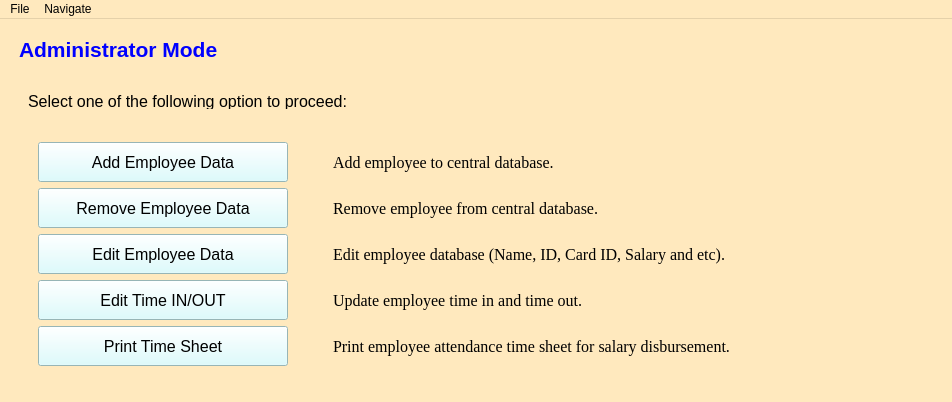
<?xml version="1.0" encoding="UTF-8"?>
<ui version="4.0">
 <class>Admin_Mode_0</class>
 <widget class="QMainWindow" name="Admin_Mode_0">
  <property name="geometry">
   <rect>
    <x>0</x>
    <y>0</y>
    <width>952</width>
    <height>401</height>
   </rect>
  </property>
  <property name="palette">
   <palette>
    <active>
     <colorrole role="Base">
      <brush brushstyle="SolidPattern">
       <color alpha="255">
        <red>255</red>
        <green>255</green>
        <blue>255</blue>
       </color>
      </brush>
     </colorrole>
     <colorrole role="Window">
      <brush brushstyle="SolidPattern">
       <color alpha="255">
        <red>255</red>
        <green>233</green>
        <blue>190</blue>
       </color>
      </brush>
     </colorrole>
    </active>
    <inactive>
     <colorrole role="Base">
      <brush brushstyle="SolidPattern">
       <color alpha="255">
        <red>255</red>
        <green>255</green>
        <blue>255</blue>
       </color>
      </brush>
     </colorrole>
     <colorrole role="Window">
      <brush brushstyle="SolidPattern">
       <color alpha="255">
        <red>255</red>
        <green>233</green>
        <blue>190</blue>
       </color>
      </brush>
     </colorrole>
    </inactive>
    <disabled>
     <colorrole role="Base">
      <brush brushstyle="SolidPattern">
       <color alpha="255">
        <red>255</red>
        <green>233</green>
        <blue>190</blue>
       </color>
      </brush>
     </colorrole>
     <colorrole role="Window">
      <brush brushstyle="SolidPattern">
       <color alpha="255">
        <red>255</red>
        <green>233</green>
        <blue>190</blue>
       </color>
      </brush>
     </colorrole>
    </disabled>
   </palette>
  </property>
  <property name="windowTitle">
   <string>Attendance Recorder System - Admin Mode</string>
  </property>
  <widget class="QWidget" name="centralwidget">
   <layout class="QHBoxLayout" name="horizontalLayout_3">
    <item>
     <spacer name="horizontalSpacer_3">
      <property name="orientation">
       <enum>Qt::Horizontal</enum>
      </property>
      <property name="sizeHint" stdset="0">
       <size>
        <width>40</width>
        <height>20</height>
       </size>
      </property>
     </spacer>
    </item>
    <item>
     <widget class="QFrame" name="frame_3">
      <property name="sizePolicy">
       <sizepolicy hsizetype="Expanding" vsizetype="Expanding">
        <horstretch>0</horstretch>
        <verstretch>0</verstretch>
       </sizepolicy>
      </property>
      <property name="frameShape">
       <enum>QFrame::NoFrame</enum>
      </property>
      <property name="frameShadow">
       <enum>QFrame::Raised</enum>
      </property>
      <layout class="QVBoxLayout" name="verticalLayout_6">
       <item>
        <spacer name="verticalSpacer_2">
         <property name="orientation">
          <enum>Qt::Vertical</enum>
         </property>
         <property name="sizeHint" stdset="0">
          <size>
           <width>20</width>
           <height>40</height>
          </size>
         </property>
        </spacer>
       </item>
       <item>
        <widget class="QLabel" name="label_am0_title">
         <property name="palette">
          <palette>
           <active>
            <colorrole role="WindowText">
             <brush brushstyle="SolidPattern">
              <color alpha="255">
               <red>0</red>
               <green>0</green>
               <blue>255</blue>
              </color>
             </brush>
            </colorrole>
           </active>
           <inactive>
            <colorrole role="WindowText">
             <brush brushstyle="SolidPattern">
              <color alpha="255">
               <red>0</red>
               <green>0</green>
               <blue>255</blue>
              </color>
             </brush>
            </colorrole>
           </inactive>
           <disabled>
            <colorrole role="WindowText">
             <brush brushstyle="SolidPattern">
              <color alpha="255">
               <red>120</red>
               <green>120</green>
               <blue>120</blue>
              </color>
             </brush>
            </colorrole>
           </disabled>
          </palette>
         </property>
         <property name="font">
          <font>
           <pointsize>16</pointsize>
           <weight>75</weight>
           <bold>true</bold>
          </font>
         </property>
         <property name="text">
          <string>Administrator Mode</string>
         </property>
         <property name="alignment">
          <set>Qt::AlignLeading|Qt::AlignLeft|Qt::AlignVCenter</set>
         </property>
        </widget>
       </item>
       <item>
        <widget class="QFrame" name="frame_am0_instruction">
         <property name="maximumSize">
          <size>
           <width>16777215</width>
           <height>50</height>
          </size>
         </property>
         <property name="font">
          <font>
           <family>Arial</family>
           <pointsize>12</pointsize>
          </font>
         </property>
         <property name="frameShape">
          <enum>QFrame::NoFrame</enum>
         </property>
         <property name="frameShadow">
          <enum>QFrame::Raised</enum>
         </property>
         <layout class="QVBoxLayout" name="verticalLayout_3">
          <item>
           <spacer name="verticalSpacer_14">
            <property name="orientation">
             <enum>Qt::Vertical</enum>
            </property>
            <property name="sizeType">
             <enum>QSizePolicy::MinimumExpanding</enum>
            </property>
            <property name="sizeHint" stdset="0">
             <size>
              <width>20</width>
              <height>30</height>
             </size>
            </property>
           </spacer>
          </item>
          <item>
           <widget class="QLabel" name="label_am0_instruction">
            <property name="text">
             <string>Select one of the following option to proceed:</string>
            </property>
           </widget>
          </item>
         </layout>
        </widget>
       </item>
       <item>
        <widget class="QFrame" name="frame_am0_option">
         <property name="sizePolicy">
          <sizepolicy hsizetype="Preferred" vsizetype="Expanding">
           <horstretch>0</horstretch>
           <verstretch>0</verstretch>
          </sizepolicy>
         </property>
         <property name="frameShape">
          <enum>QFrame::NoFrame</enum>
         </property>
         <property name="frameShadow">
          <enum>QFrame::Raised</enum>
         </property>
         <layout class="QHBoxLayout" name="horizontalLayout">
          <item>
           <spacer name="horizontalSpacer">
            <property name="orientation">
             <enum>Qt::Horizontal</enum>
            </property>
            <property name="sizeType">
             <enum>QSizePolicy::Maximum</enum>
            </property>
            <property name="sizeHint" stdset="0">
             <size>
              <width>20</width>
              <height>20</height>
             </size>
            </property>
           </spacer>
          </item>
          <item>
           <widget class="QFrame" name="frame">
            <property name="sizePolicy">
             <sizepolicy hsizetype="Preferred" vsizetype="Expanding">
              <horstretch>0</horstretch>
              <verstretch>0</verstretch>
             </sizepolicy>
            </property>
            <property name="frameShape">
             <enum>QFrame::NoFrame</enum>
            </property>
            <property name="frameShadow">
             <enum>QFrame::Raised</enum>
            </property>
            <layout class="QVBoxLayout" name="verticalLayout_4">
             <item>
              <widget class="QPushButton" name="pushButton_am1">
               <property name="minimumSize">
                <size>
                 <width>250</width>
                 <height>40</height>
                </size>
               </property>
               <property name="maximumSize">
                <size>
                 <width>500</width>
                 <height>60</height>
                </size>
               </property>
               <property name="palette">
                <palette>
                 <active>
                  <colorrole role="Button">
                   <brush brushstyle="SolidPattern">
                    <color alpha="255">
                     <red>212</red>
                     <green>253</green>
                     <blue>255</blue>
                    </color>
                   </brush>
                  </colorrole>
                  <colorrole role="Base">
                   <brush brushstyle="SolidPattern">
                    <color alpha="255">
                     <red>212</red>
                     <green>253</green>
                     <blue>255</blue>
                    </color>
                   </brush>
                  </colorrole>
                  <colorrole role="Window">
                   <brush brushstyle="SolidPattern">
                    <color alpha="255">
                     <red>212</red>
                     <green>253</green>
                     <blue>255</blue>
                    </color>
                   </brush>
                  </colorrole>
                 </active>
                 <inactive>
                  <colorrole role="Button">
                   <brush brushstyle="SolidPattern">
                    <color alpha="255">
                     <red>212</red>
                     <green>253</green>
                     <blue>255</blue>
                    </color>
                   </brush>
                  </colorrole>
                  <colorrole role="Base">
                   <brush brushstyle="SolidPattern">
                    <color alpha="255">
                     <red>212</red>
                     <green>253</green>
                     <blue>255</blue>
                    </color>
                   </brush>
                  </colorrole>
                  <colorrole role="Window">
                   <brush brushstyle="SolidPattern">
                    <color alpha="255">
                     <red>212</red>
                     <green>253</green>
                     <blue>255</blue>
                    </color>
                   </brush>
                  </colorrole>
                 </inactive>
                 <disabled>
                  <colorrole role="Button">
                   <brush brushstyle="SolidPattern">
                    <color alpha="255">
                     <red>212</red>
                     <green>253</green>
                     <blue>255</blue>
                    </color>
                   </brush>
                  </colorrole>
                  <colorrole role="Base">
                   <brush brushstyle="SolidPattern">
                    <color alpha="255">
                     <red>212</red>
                     <green>253</green>
                     <blue>255</blue>
                    </color>
                   </brush>
                  </colorrole>
                  <colorrole role="Window">
                   <brush brushstyle="SolidPattern">
                    <color alpha="255">
                     <red>212</red>
                     <green>253</green>
                     <blue>255</blue>
                    </color>
                   </brush>
                  </colorrole>
                 </disabled>
                </palette>
               </property>
               <property name="font">
                <font>
                 <family>Arial</family>
                 <pointsize>12</pointsize>
                </font>
               </property>
               <property name="cursor">
                <cursorShape>PointingHandCursor</cursorShape>
               </property>
               <property name="autoFillBackground">
                <bool>false</bool>
               </property>
               <property name="styleSheet">
                <string notr="true">background: #d4fdff</string>
               </property>
               <property name="text">
                <string>Add Employee Data</string>
               </property>
              </widget>
             </item>
             <item>
              <spacer name="verticalSpacer_3">
               <property name="orientation">
                <enum>Qt::Vertical</enum>
               </property>
               <property name="sizeHint" stdset="0">
                <size>
                 <width>20</width>
                 <height>40</height>
                </size>
               </property>
              </spacer>
             </item>
             <item>
              <widget class="QPushButton" name="pushButton_am5">
               <property name="minimumSize">
                <size>
                 <width>250</width>
                 <height>40</height>
                </size>
               </property>
               <property name="maximumSize">
                <size>
                 <width>500</width>
                 <height>60</height>
                </size>
               </property>
               <property name="palette">
                <palette>
                 <active>
                  <colorrole role="Button">
                   <brush brushstyle="SolidPattern">
                    <color alpha="255">
                     <red>212</red>
                     <green>253</green>
                     <blue>255</blue>
                    </color>
                   </brush>
                  </colorrole>
                  <colorrole role="Base">
                   <brush brushstyle="SolidPattern">
                    <color alpha="255">
                     <red>212</red>
                     <green>253</green>
                     <blue>255</blue>
                    </color>
                   </brush>
                  </colorrole>
                  <colorrole role="Window">
                   <brush brushstyle="SolidPattern">
                    <color alpha="255">
                     <red>212</red>
                     <green>253</green>
                     <blue>255</blue>
                    </color>
                   </brush>
                  </colorrole>
                 </active>
                 <inactive>
                  <colorrole role="Button">
                   <brush brushstyle="SolidPattern">
                    <color alpha="255">
                     <red>212</red>
                     <green>253</green>
                     <blue>255</blue>
                    </color>
                   </brush>
                  </colorrole>
                  <colorrole role="Base">
                   <brush brushstyle="SolidPattern">
                    <color alpha="255">
                     <red>212</red>
                     <green>253</green>
                     <blue>255</blue>
                    </color>
                   </brush>
                  </colorrole>
                  <colorrole role="Window">
                   <brush brushstyle="SolidPattern">
                    <color alpha="255">
                     <red>212</red>
                     <green>253</green>
                     <blue>255</blue>
                    </color>
                   </brush>
                  </colorrole>
                 </inactive>
                 <disabled>
                  <colorrole role="Button">
                   <brush brushstyle="SolidPattern">
                    <color alpha="255">
                     <red>212</red>
                     <green>253</green>
                     <blue>255</blue>
                    </color>
                   </brush>
                  </colorrole>
                  <colorrole role="Base">
                   <brush brushstyle="SolidPattern">
                    <color alpha="255">
                     <red>212</red>
                     <green>253</green>
                     <blue>255</blue>
                    </color>
                   </brush>
                  </colorrole>
                  <colorrole role="Window">
                   <brush brushstyle="SolidPattern">
                    <color alpha="255">
                     <red>212</red>
                     <green>253</green>
                     <blue>255</blue>
                    </color>
                   </brush>
                  </colorrole>
                 </disabled>
                </palette>
               </property>
               <property name="font">
                <font>
                 <family>Arial</family>
                 <pointsize>12</pointsize>
                </font>
               </property>
               <property name="cursor">
                <cursorShape>PointingHandCursor</cursorShape>
               </property>
               <property name="autoFillBackground">
                <bool>false</bool>
               </property>
               <property name="styleSheet">
                <string notr="true">background: #d4fdff</string>
               </property>
               <property name="text">
                <string>Remove Employee Data</string>
               </property>
              </widget>
             </item>
             <item>
              <spacer name="verticalSpacer_4">
               <property name="orientation">
                <enum>Qt::Vertical</enum>
               </property>
               <property name="sizeHint" stdset="0">
                <size>
                 <width>20</width>
                 <height>40</height>
                </size>
               </property>
              </spacer>
             </item>
             <item>
              <widget class="QPushButton" name="pushButton_am4">
               <property name="minimumSize">
                <size>
                 <width>250</width>
                 <height>40</height>
                </size>
               </property>
               <property name="maximumSize">
                <size>
                 <width>500</width>
                 <height>60</height>
                </size>
               </property>
               <property name="palette">
                <palette>
                 <active>
                  <colorrole role="Button">
                   <brush brushstyle="SolidPattern">
                    <color alpha="255">
                     <red>212</red>
                     <green>253</green>
                     <blue>255</blue>
                    </color>
                   </brush>
                  </colorrole>
                  <colorrole role="Base">
                   <brush brushstyle="SolidPattern">
                    <color alpha="255">
                     <red>212</red>
                     <green>253</green>
                     <blue>255</blue>
                    </color>
                   </brush>
                  </colorrole>
                  <colorrole role="Window">
                   <brush brushstyle="SolidPattern">
                    <color alpha="255">
                     <red>212</red>
                     <green>253</green>
                     <blue>255</blue>
                    </color>
                   </brush>
                  </colorrole>
                 </active>
                 <inactive>
                  <colorrole role="Button">
                   <brush brushstyle="SolidPattern">
                    <color alpha="255">
                     <red>212</red>
                     <green>253</green>
                     <blue>255</blue>
                    </color>
                   </brush>
                  </colorrole>
                  <colorrole role="Base">
                   <brush brushstyle="SolidPattern">
                    <color alpha="255">
                     <red>212</red>
                     <green>253</green>
                     <blue>255</blue>
                    </color>
                   </brush>
                  </colorrole>
                  <colorrole role="Window">
                   <brush brushstyle="SolidPattern">
                    <color alpha="255">
                     <red>212</red>
                     <green>253</green>
                     <blue>255</blue>
                    </color>
                   </brush>
                  </colorrole>
                 </inactive>
                 <disabled>
                  <colorrole role="Button">
                   <brush brushstyle="SolidPattern">
                    <color alpha="255">
                     <red>212</red>
                     <green>253</green>
                     <blue>255</blue>
                    </color>
                   </brush>
                  </colorrole>
                  <colorrole role="Base">
                   <brush brushstyle="SolidPattern">
                    <color alpha="255">
                     <red>212</red>
                     <green>253</green>
                     <blue>255</blue>
                    </color>
                   </brush>
                  </colorrole>
                  <colorrole role="Window">
                   <brush brushstyle="SolidPattern">
                    <color alpha="255">
                     <red>212</red>
                     <green>253</green>
                     <blue>255</blue>
                    </color>
                   </brush>
                  </colorrole>
                 </disabled>
                </palette>
               </property>
               <property name="font">
                <font>
                 <family>Arial</family>
                 <pointsize>12</pointsize>
                </font>
               </property>
               <property name="cursor">
                <cursorShape>PointingHandCursor</cursorShape>
               </property>
               <property name="autoFillBackground">
                <bool>false</bool>
               </property>
               <property name="styleSheet">
                <string notr="true">background: #d4fdff</string>
               </property>
               <property name="text">
                <string>Edit Employee Data</string>
               </property>
              </widget>
             </item>
             <item>
              <spacer name="verticalSpacer_5">
               <property name="orientation">
                <enum>Qt::Vertical</enum>
               </property>
               <property name="sizeHint" stdset="0">
                <size>
                 <width>20</width>
                 <height>40</height>
                </size>
               </property>
              </spacer>
             </item>
             <item>
              <widget class="QPushButton" name="pushButton_am3">
               <property name="minimumSize">
                <size>
                 <width>250</width>
                 <height>40</height>
                </size>
               </property>
               <property name="maximumSize">
                <size>
                 <width>500</width>
                 <height>60</height>
                </size>
               </property>
               <property name="palette">
                <palette>
                 <active>
                  <colorrole role="Button">
                   <brush brushstyle="SolidPattern">
                    <color alpha="255">
                     <red>212</red>
                     <green>253</green>
                     <blue>255</blue>
                    </color>
                   </brush>
                  </colorrole>
                  <colorrole role="Base">
                   <brush brushstyle="SolidPattern">
                    <color alpha="255">
                     <red>212</red>
                     <green>253</green>
                     <blue>255</blue>
                    </color>
                   </brush>
                  </colorrole>
                  <colorrole role="Window">
                   <brush brushstyle="SolidPattern">
                    <color alpha="255">
                     <red>212</red>
                     <green>253</green>
                     <blue>255</blue>
                    </color>
                   </brush>
                  </colorrole>
                 </active>
                 <inactive>
                  <colorrole role="Button">
                   <brush brushstyle="SolidPattern">
                    <color alpha="255">
                     <red>212</red>
                     <green>253</green>
                     <blue>255</blue>
                    </color>
                   </brush>
                  </colorrole>
                  <colorrole role="Base">
                   <brush brushstyle="SolidPattern">
                    <color alpha="255">
                     <red>212</red>
                     <green>253</green>
                     <blue>255</blue>
                    </color>
                   </brush>
                  </colorrole>
                  <colorrole role="Window">
                   <brush brushstyle="SolidPattern">
                    <color alpha="255">
                     <red>212</red>
                     <green>253</green>
                     <blue>255</blue>
                    </color>
                   </brush>
                  </colorrole>
                 </inactive>
                 <disabled>
                  <colorrole role="Button">
                   <brush brushstyle="SolidPattern">
                    <color alpha="255">
                     <red>212</red>
                     <green>253</green>
                     <blue>255</blue>
                    </color>
                   </brush>
                  </colorrole>
                  <colorrole role="Base">
                   <brush brushstyle="SolidPattern">
                    <color alpha="255">
                     <red>212</red>
                     <green>253</green>
                     <blue>255</blue>
                    </color>
                   </brush>
                  </colorrole>
                  <colorrole role="Window">
                   <brush brushstyle="SolidPattern">
                    <color alpha="255">
                     <red>212</red>
                     <green>253</green>
                     <blue>255</blue>
                    </color>
                   </brush>
                  </colorrole>
                 </disabled>
                </palette>
               </property>
               <property name="font">
                <font>
                 <family>Arial</family>
                 <pointsize>12</pointsize>
                </font>
               </property>
               <property name="cursor">
                <cursorShape>PointingHandCursor</cursorShape>
               </property>
               <property name="autoFillBackground">
                <bool>false</bool>
               </property>
               <property name="styleSheet">
                <string notr="true">background: #d4fdff</string>
               </property>
               <property name="text">
                <string>Edit Time IN/OUT</string>
               </property>
              </widget>
             </item>
             <item>
              <spacer name="verticalSpacer_6">
               <property name="orientation">
                <enum>Qt::Vertical</enum>
               </property>
               <property name="sizeHint" stdset="0">
                <size>
                 <width>20</width>
                 <height>40</height>
                </size>
               </property>
              </spacer>
             </item>
             <item>
              <widget class="QPushButton" name="pushButton_am2">
               <property name="minimumSize">
                <size>
                 <width>250</width>
                 <height>40</height>
                </size>
               </property>
               <property name="maximumSize">
                <size>
                 <width>500</width>
                 <height>60</height>
                </size>
               </property>
               <property name="palette">
                <palette>
                 <active>
                  <colorrole role="Button">
                   <brush brushstyle="SolidPattern">
                    <color alpha="255">
                     <red>212</red>
                     <green>253</green>
                     <blue>255</blue>
                    </color>
                   </brush>
                  </colorrole>
                  <colorrole role="Base">
                   <brush brushstyle="SolidPattern">
                    <color alpha="255">
                     <red>212</red>
                     <green>253</green>
                     <blue>255</blue>
                    </color>
                   </brush>
                  </colorrole>
                  <colorrole role="Window">
                   <brush brushstyle="SolidPattern">
                    <color alpha="255">
                     <red>212</red>
                     <green>253</green>
                     <blue>255</blue>
                    </color>
                   </brush>
                  </colorrole>
                 </active>
                 <inactive>
                  <colorrole role="Button">
                   <brush brushstyle="SolidPattern">
                    <color alpha="255">
                     <red>212</red>
                     <green>253</green>
                     <blue>255</blue>
                    </color>
                   </brush>
                  </colorrole>
                  <colorrole role="Base">
                   <brush brushstyle="SolidPattern">
                    <color alpha="255">
                     <red>212</red>
                     <green>253</green>
                     <blue>255</blue>
                    </color>
                   </brush>
                  </colorrole>
                  <colorrole role="Window">
                   <brush brushstyle="SolidPattern">
                    <color alpha="255">
                     <red>212</red>
                     <green>253</green>
                     <blue>255</blue>
                    </color>
                   </brush>
                  </colorrole>
                 </inactive>
                 <disabled>
                  <colorrole role="Button">
                   <brush brushstyle="SolidPattern">
                    <color alpha="255">
                     <red>212</red>
                     <green>253</green>
                     <blue>255</blue>
                    </color>
                   </brush>
                  </colorrole>
                  <colorrole role="Base">
                   <brush brushstyle="SolidPattern">
                    <color alpha="255">
                     <red>212</red>
                     <green>253</green>
                     <blue>255</blue>
                    </color>
                   </brush>
                  </colorrole>
                  <colorrole role="Window">
                   <brush brushstyle="SolidPattern">
                    <color alpha="255">
                     <red>212</red>
                     <green>253</green>
                     <blue>255</blue>
                    </color>
                   </brush>
                  </colorrole>
                 </disabled>
                </palette>
               </property>
               <property name="font">
                <font>
                 <family>Arial</family>
                 <pointsize>12</pointsize>
                </font>
               </property>
               <property name="cursor">
                <cursorShape>PointingHandCursor</cursorShape>
               </property>
               <property name="autoFillBackground">
                <bool>false</bool>
               </property>
               <property name="styleSheet">
                <string notr="true">background: #d4fdff</string>
               </property>
               <property name="text">
                <string>Print Time Sheet</string>
               </property>
               <property name="autoDefault">
                <bool>false</bool>
               </property>
               <property name="default">
                <bool>false</bool>
               </property>
               <property name="flat">
                <bool>false</bool>
               </property>
              </widget>
             </item>
            </layout>
           </widget>
          </item>
          <item>
           <spacer name="horizontalSpacer_5">
            <property name="orientation">
             <enum>Qt::Horizontal</enum>
            </property>
            <property name="sizeHint" stdset="0">
             <size>
              <width>40</width>
              <height>20</height>
             </size>
            </property>
           </spacer>
          </item>
          <item>
           <widget class="QFrame" name="frame_2">
            <property name="sizePolicy">
             <sizepolicy hsizetype="Preferred" vsizetype="Expanding">
              <horstretch>0</horstretch>
              <verstretch>0</verstretch>
             </sizepolicy>
            </property>
            <property name="minimumSize">
             <size>
              <width>600</width>
              <height>0</height>
             </size>
            </property>
            <property name="frameShape">
             <enum>QFrame::NoFrame</enum>
            </property>
            <property name="frameShadow">
             <enum>QFrame::Raised</enum>
            </property>
            <layout class="QVBoxLayout" name="verticalLayout_5">
             <item>
              <widget class="QLabel" name="label_am1">
               <property name="sizePolicy">
                <sizepolicy hsizetype="Preferred" vsizetype="Fixed">
                 <horstretch>0</horstretch>
                 <verstretch>0</verstretch>
                </sizepolicy>
               </property>
               <property name="minimumSize">
                <size>
                 <width>0</width>
                 <height>40</height>
                </size>
               </property>
               <property name="font">
                <font>
                 <family>Times New Roman</family>
                 <pointsize>12</pointsize>
                </font>
               </property>
               <property name="text">
                <string>Add employee to central database.</string>
               </property>
              </widget>
             </item>
             <item>
              <spacer name="verticalSpacer_7">
               <property name="orientation">
                <enum>Qt::Vertical</enum>
               </property>
               <property name="sizeHint" stdset="0">
                <size>
                 <width>20</width>
                 <height>40</height>
                </size>
               </property>
              </spacer>
             </item>
             <item>
              <widget class="QLabel" name="label_am2">
               <property name="sizePolicy">
                <sizepolicy hsizetype="Preferred" vsizetype="Fixed">
                 <horstretch>0</horstretch>
                 <verstretch>0</verstretch>
                </sizepolicy>
               </property>
               <property name="minimumSize">
                <size>
                 <width>0</width>
                 <height>40</height>
                </size>
               </property>
               <property name="font">
                <font>
                 <family>Times New Roman</family>
                 <pointsize>12</pointsize>
                </font>
               </property>
               <property name="text">
                <string>Remove employee from central database.</string>
               </property>
              </widget>
             </item>
             <item>
              <spacer name="verticalSpacer_8">
               <property name="orientation">
                <enum>Qt::Vertical</enum>
               </property>
               <property name="sizeHint" stdset="0">
                <size>
                 <width>20</width>
                 <height>40</height>
                </size>
               </property>
              </spacer>
             </item>
             <item>
              <widget class="QLabel" name="label_am3">
               <property name="sizePolicy">
                <sizepolicy hsizetype="Preferred" vsizetype="Fixed">
                 <horstretch>0</horstretch>
                 <verstretch>0</verstretch>
                </sizepolicy>
               </property>
               <property name="minimumSize">
                <size>
                 <width>0</width>
                 <height>40</height>
                </size>
               </property>
               <property name="font">
                <font>
                 <family>Times New Roman</family>
                 <pointsize>12</pointsize>
                </font>
               </property>
               <property name="text">
                <string>Edit employee database (Name, ID, Card ID, Salary and etc).</string>
               </property>
              </widget>
             </item>
             <item>
              <spacer name="verticalSpacer_9">
               <property name="orientation">
                <enum>Qt::Vertical</enum>
               </property>
               <property name="sizeHint" stdset="0">
                <size>
                 <width>20</width>
                 <height>40</height>
                </size>
               </property>
              </spacer>
             </item>
             <item>
              <widget class="QLabel" name="label_am4">
               <property name="sizePolicy">
                <sizepolicy hsizetype="Preferred" vsizetype="Fixed">
                 <horstretch>0</horstretch>
                 <verstretch>0</verstretch>
                </sizepolicy>
               </property>
               <property name="minimumSize">
                <size>
                 <width>0</width>
                 <height>40</height>
                </size>
               </property>
               <property name="font">
                <font>
                 <family>Times New Roman</family>
                 <pointsize>12</pointsize>
                </font>
               </property>
               <property name="text">
                <string>Update employee time in and time out.</string>
               </property>
              </widget>
             </item>
             <item>
              <spacer name="verticalSpacer_10">
               <property name="orientation">
                <enum>Qt::Vertical</enum>
               </property>
               <property name="sizeHint" stdset="0">
                <size>
                 <width>20</width>
                 <height>40</height>
                </size>
               </property>
              </spacer>
             </item>
             <item>
              <widget class="QLabel" name="label_am5">
               <property name="sizePolicy">
                <sizepolicy hsizetype="Preferred" vsizetype="Fixed">
                 <horstretch>0</horstretch>
                 <verstretch>0</verstretch>
                </sizepolicy>
               </property>
               <property name="minimumSize">
                <size>
                 <width>0</width>
                 <height>40</height>
                </size>
               </property>
               <property name="font">
                <font>
                 <family>Times New Roman</family>
                 <pointsize>12</pointsize>
                </font>
               </property>
               <property name="text">
                <string>Print employee attendance time sheet for salary disbursement.</string>
               </property>
              </widget>
             </item>
            </layout>
           </widget>
          </item>
          <item>
           <spacer name="horizontalSpacer_2">
            <property name="orientation">
             <enum>Qt::Horizontal</enum>
            </property>
            <property name="sizeType">
             <enum>QSizePolicy::MinimumExpanding</enum>
            </property>
            <property name="sizeHint" stdset="0">
             <size>
              <width>0</width>
              <height>0</height>
             </size>
            </property>
           </spacer>
          </item>
         </layout>
        </widget>
       </item>
       <item>
        <spacer name="verticalSpacer">
         <property name="orientation">
          <enum>Qt::Vertical</enum>
         </property>
         <property name="sizeType">
          <enum>QSizePolicy::MinimumExpanding</enum>
         </property>
         <property name="sizeHint" stdset="0">
          <size>
           <width>0</width>
           <height>0</height>
          </size>
         </property>
        </spacer>
       </item>
      </layout>
     </widget>
    </item>
    <item>
     <spacer name="horizontalSpacer_4">
      <property name="orientation">
       <enum>Qt::Horizontal</enum>
      </property>
      <property name="sizeHint" stdset="0">
       <size>
        <width>40</width>
        <height>20</height>
       </size>
      </property>
     </spacer>
    </item>
   </layout>
  </widget>
  <widget class="QMenuBar" name="menubar">
   <property name="geometry">
    <rect>
     <x>0</x>
     <y>0</y>
     <width>952</width>
     <height>20</height>
    </rect>
   </property>
   <widget class="QMenu" name="menuFile">
    <property name="title">
     <string>File</string>
    </property>
    <addaction name="actionExit"/>
   </widget>
   <widget class="QMenu" name="menuNavigate">
    <property name="title">
     <string>Navigate</string>
    </property>
    <addaction name="actionBack"/>
   </widget>
   <addaction name="menuFile"/>
   <addaction name="menuNavigate"/>
  </widget>
  <action name="actionBack">
   <property name="text">
    <string>Back</string>
   </property>
  </action>
  <action name="actionExit">
   <property name="text">
    <string>Exit</string>
   </property>
  </action>
 </widget>
 <resources/>
 <connections/>
</ui>
